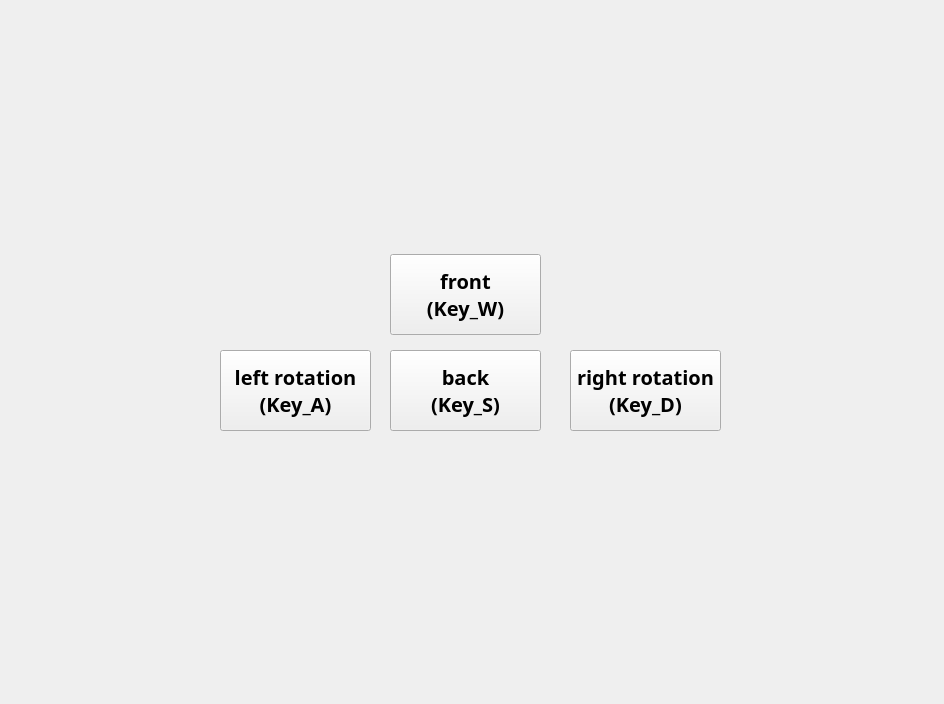
<?xml version="1.0" encoding="UTF-8"?>
<ui version="4.0">
 <class>MainWindowDesign</class>
 <widget class="QMainWindow" name="MainWindowDesign">
  <property name="geometry">
   <rect>
    <x>0</x>
    <y>0</y>
    <width>944</width>
    <height>704</height>
   </rect>
  </property>
  <property name="windowTitle">
   <string>QRosApp</string>
  </property>
  <property name="windowIcon">
   <iconset resource="../resources/images.qrc">
    <normaloff>:/images/icon.png</normaloff>:/images/icon.png</iconset>
  </property>
  <property name="locale">
   <locale language="English" country="Australia"/>
  </property>
  <widget class="QWidget" name="centralwidget">
   <widget class="QPushButton" name="leftButton">
    <property name="geometry">
     <rect>
      <x>220</x>
      <y>350</y>
      <width>151</width>
      <height>81</height>
     </rect>
    </property>
    <property name="font">
     <font>
      <family>Ubuntu Condensed</family>
      <pointsize>15</pointsize>
      <weight>75</weight>
      <bold>true</bold>
     </font>
    </property>
    <property name="text">
     <string>left rotation
(Key_A)</string>
    </property>
   </widget>
   <widget class="QPushButton" name="frontButton">
    <property name="geometry">
     <rect>
      <x>390</x>
      <y>254</y>
      <width>151</width>
      <height>81</height>
     </rect>
    </property>
    <property name="sizePolicy">
     <sizepolicy hsizetype="Minimum" vsizetype="Fixed">
      <horstretch>0</horstretch>
      <verstretch>0</verstretch>
     </sizepolicy>
    </property>
    <property name="font">
     <font>
      <family>Ubuntu Condensed</family>
      <pointsize>15</pointsize>
      <weight>75</weight>
      <bold>true</bold>
     </font>
    </property>
    <property name="text">
     <string>front
(Key_W)</string>
    </property>
   </widget>
   <widget class="QPushButton" name="backButton">
    <property name="geometry">
     <rect>
      <x>390</x>
      <y>350</y>
      <width>151</width>
      <height>81</height>
     </rect>
    </property>
    <property name="font">
     <font>
      <family>Ubuntu Condensed</family>
      <pointsize>15</pointsize>
      <weight>75</weight>
      <bold>true</bold>
     </font>
    </property>
    <property name="text">
     <string>back
(Key_S)</string>
    </property>
   </widget>
   <widget class="QPushButton" name="rightButton">
    <property name="geometry">
     <rect>
      <x>570</x>
      <y>350</y>
      <width>151</width>
      <height>81</height>
     </rect>
    </property>
    <property name="font">
     <font>
      <family>Ubuntu Condensed</family>
      <pointsize>15</pointsize>
      <weight>75</weight>
      <bold>true</bold>
     </font>
    </property>
    <property name="text">
     <string>right rotation
(Key_D)</string>
    </property>
   </widget>
  </widget>
  <action name="action_Quit">
   <property name="text">
    <string>&amp;Quit</string>
   </property>
   <property name="shortcut">
    <string>Ctrl+Q</string>
   </property>
   <property name="shortcutContext">
    <enum>Qt::ApplicationShortcut</enum>
   </property>
  </action>
  <action name="action_Preferences">
   <property name="text">
    <string>&amp;Preferences</string>
   </property>
  </action>
  <action name="actionAbout">
   <property name="text">
    <string>&amp;About</string>
   </property>
  </action>
  <action name="actionAbout_Qt">
   <property name="text">
    <string>About &amp;Qt</string>
   </property>
  </action>
 </widget>
 <resources>
  <include location="../resources/images.qrc"/>
 </resources>
 <connections>
  <connection>
   <sender>action_Quit</sender>
   <signal>triggered()</signal>
   <receiver>MainWindowDesign</receiver>
   <slot>close()</slot>
   <hints>
    <hint type="sourcelabel">
     <x>-1</x>
     <y>-1</y>
    </hint>
    <hint type="destinationlabel">
     <x>399</x>
     <y>299</y>
    </hint>
   </hints>
  </connection>
 </connections>
</ui>
